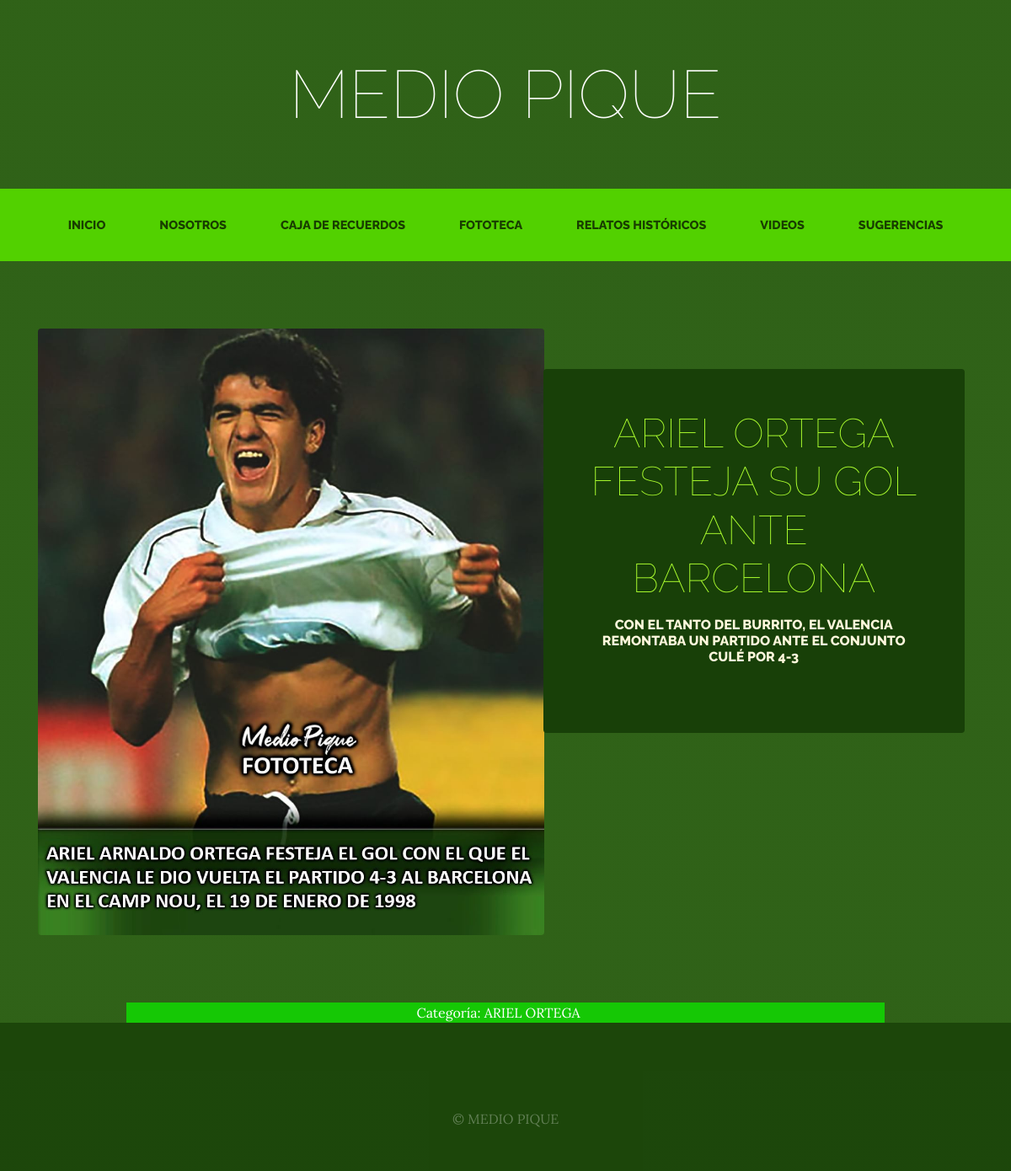
Screenshot of /fototeca/categoria/11/ with the database file from the repository.
### fotos/models.py (models this page shows, shortened)
class Post (models.Model):
    titulo=models.CharField(max_length = 60)
    contenido=models.CharField(max_length = 200)
    imagen=models.ImageField(upload_to='fotos', null=True, blank=True)
    categorias=models.ManyToManyField(Categoria)
    class Meta:
        verbose_name = 'post'
        verbose_name_plural = 'posts'

class Categoria (models.Model):
    nombre=models.CharField(max_length = 60)
    class Meta:
        verbose_name = 'categoria'
        verbose_name_plural = 'categorias'

### fotos/views.py (the view)
def categoria (request, categoria_id):
    categoria=Categoria.objects.get (id=categoria_id)
    posts = Post.objects.filter(categorias=categoria)
    return render (request, "fotos/categoria.html", {"categoria":categoria, "posts":posts})

### fotos/templates/fotos/categoria.html (shortened to what this page needs)
{% extends "ProyectoFinalApp/base.html" %}
{% load static %}
{% block content %}
    {% for post in posts %}
    <section class="page-section clearfix">
        <div class="container">
          <div class="intro">
            <img class="intro-img img-fluid mb-3 mb-lg-0 rounded" src="{{post.imagen.url}}" alt="" style="width: 54.1%;  height: 90%">
            <div class="intro-text left-0 text-center bg-faded p-5 rounded">
              <h2 class="section-heading mb-4" >
                <span class="section-heading-lower" style="color:greenyellow">{{post.titulo}}</span>
                <span class="section-heading-upper">       </span>
                <span class="section-heading-upper">       </span>
                <span class="section-heading-upper">{{post.contenido}}</span>
              </h2>
            </div>
          </div>
        </div>
      </section>
    {% endfor %}
    <section>
        <div style="width: 75%; background-color: rgb(21, 200, 5); margin: auto; text-align: center; color: white">
           Categoría:
           {% for post in posts %}
             {% for categoria in post.categorias.all %}
                 {{categoria.nombre}}  &nbsp;&nbsp;&nbsp;
             {% endfor %}
           {% endfor %}
        </div>
    </section>
{% endblock %}

### ProyectoFinalApp/static/ProyectoFinalApp/css/gestion.css (style rules this page uses)
body { font-family: 'Lora'; background: linear-gradient(rgba(28, 83, 2, 0.915), rgba(28, 83, 2, 0.915)), url("ProyectoFinalApp/img/fondo.png"); background-attachment: fixed; background-position: center; background-size: cover; }
h1, h2, h3, h4, h5, h6 { font-family: 'Raleway'; }
.page-section { margin-top: 5rem; margin-bottom: 5rem; }
.section-heading { text-transform: uppercase; }
.section-heading .section-heading-upper { display: block; font-size: 1rem; font-weight: 800; padding-bottom:.5rem; }
.section-heading .section-heading-lower { display: block; font-size: 3rem; font-weight: 100; }
.bg-faded { background-color: rgba(255, 255, 255, 0.85); }
.intro { position: relative; }
@media (min-width: 992px) { .intro .intro-img { width: 75%; float: left; } }
@media (min-width: 992px) { .intro .intro-text { left: 600; width: 60%; margin-top: 3rem; background-color: rgba(24, 64, 8); color: cornsilk; position: absolute; } }
@media (min-width: 1200px) { .intro .intro-text { width: 45%; } }

### rows the page displays
Post: imagen (picture), titulo "ARIEL ORTEGA FESTEJA SU GOL ANTE BARCELONA", contenido "CON EL TANTO DEL BURRITO, EL VALENCIA REMONTABA UN PARTIDO ANTE EL CONJUNTO CULÉ POR 4-3"
Categoria: nombre "ARIEL ORTEGA"
